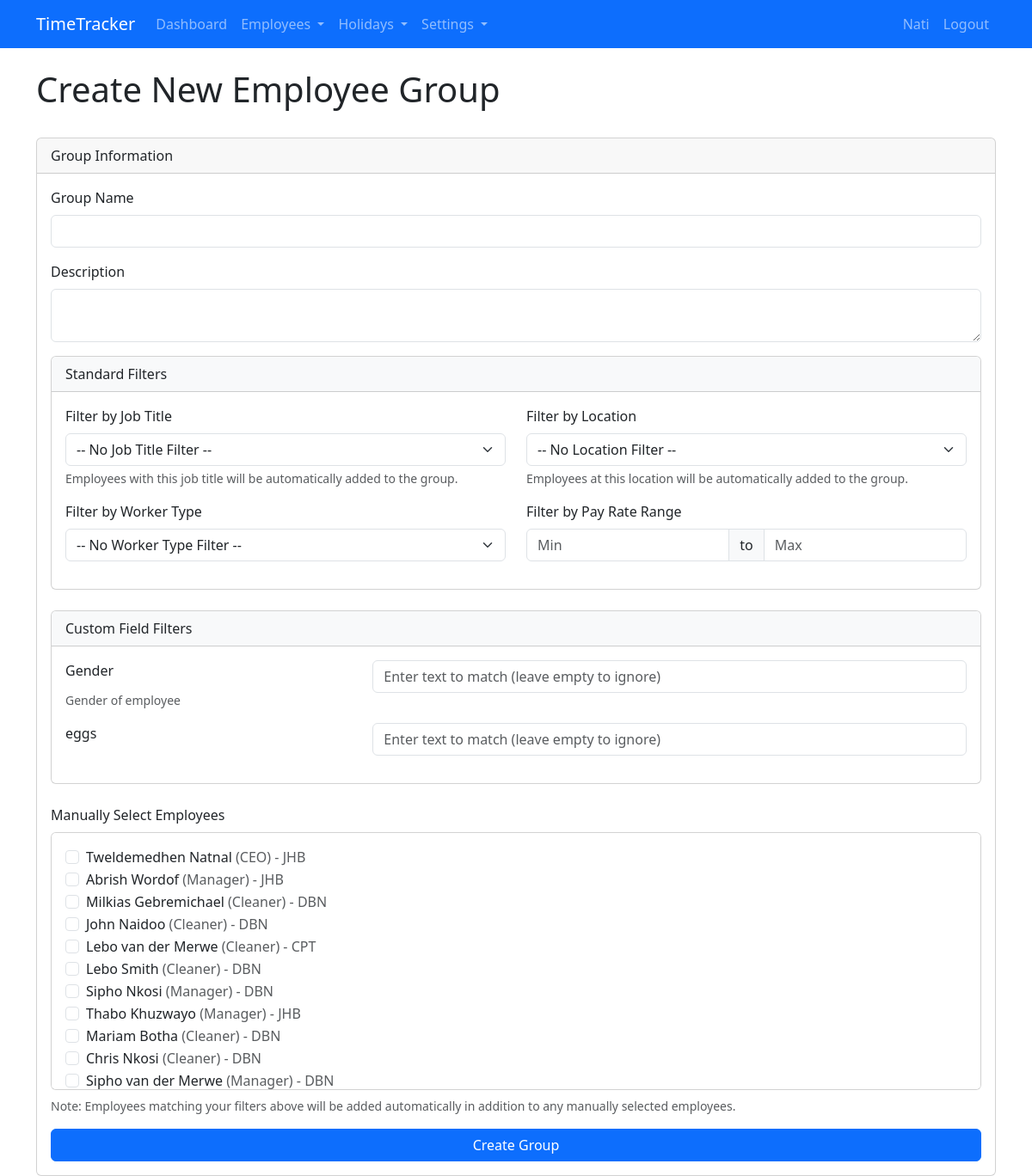
/add_employee_group (signed in), run on the app's committed database.
### app.py (models this page shows, shortened)
class User(UserMixin, db.Model):
    id = db.Column(db.Integer, primary_key=True)
    username = db.Column(db.String(80), unique=True, nullable=False)
    email = db.Column(db.String(120), unique=True, nullable=False)
    password_hash = db.Column(db.String(128))
    is_admin = db.Column(db.Boolean, default=False)
    company_id = db.Column(db.Integer, db.ForeignKey('company.id'))

class CustomField(db.Model):
    id = db.Column(db.Integer, primary_key=True)
    company_id = db.Column(db.Integer, db.ForeignKey('company.id'), nullable=False)
    name = db.Column(db.String(100), nullable=False)
    field_type = db.Column(db.String(50), nullable=False)  # text, number, boolean, date, select
    is_required = db.Column(db.Boolean, default=False)
    description = db.Column(db.Text)
    company = db.relationship('Company', backref='custom_fields')
    __table_args__ = (db.UniqueConstraint('company_id', 'name', name='_company_custom_field_uc'),)

class Employee(db.Model):
    id = db.Column(db.Integer, primary_key=True)
    first_name = db.Column(db.String(50), nullable=False)
    last_name = db.Column(db.String(50), nullable=False)
    email = db.Column(db.String(120), unique=True, nullable=False)
    phone = db.Column(db.String(20))
    hourly_rate = db.Column(db.Float, nullable=False)
    overtime_rate = db.Column(db.Float, nullable=False)
    weekend_rate = db.Column(db.Float, nullable=False)
    additional_info = db.Column(db.Text)
    company_id = db.Column(db.Integer, db.ForeignKey('company.id'), nullable=False)
    job_title_id = db.Column(db.Integer, db.ForeignKey('job_title.id'))
    location_id = db.Column(db.Integer, db.ForeignKey('location.id'))
    rate_function_id = db.Column(db.Integer, db.ForeignKey('rate_function.id'))
    is_sunday_worker = db.Column(db.Boolean, default=False)  # Field for Sunday workers
    is_holiday_worker = db.Column(db.Boolean, default=False)  # Field for holiday workers
    is_night_worker = db.Column(db.Boolean, default=False)  # Field for night shift workers
    night_shift_allowance = db.Column(db.Float, default=0.1)  # Allowance rate for night shifts
    timesheets = db.relationship('Timesheet', backref='employee', lazy=True)
    is_active = db.Column(db.Boolean, default=True)
    work_start_time = db.Column(db.Time, nullable=True)  # Custom start time, NULL means use job title or company default
    work_end_time = db.Column(db.Time, nullable=True)    # Custom end time, NULL means use job title or company default

class JobTitle(db.Model):
    id = db.Column(db.Integer, primary_key=True)
    title = db.Column(db.String(100), nullable=False)
    description = db.Column(db.Text)
    company_id = db.Column(db.Integer, db.ForeignKey('company.id'), nullable=False)
    work_start_time = db.Column(db.Time, nullable=True)  # Custom start time, NULL means use company default
    work_end_time = db.Column(db.Time, nullable=True)    # Custom end time, NULL means use company default
    employees = db.relationship('Employee', backref='job_title', lazy=True)

class Location(db.Model):
    id = db.Column(db.Integer, primary_key=True)
    name = db.Column(db.String(100), nullable=False)
    address = db.Column(db.String(200))
    company_id = db.Column(db.Integer, db.ForeignKey('company.id'), nullable=False)
    employees = db.relationship('Employee', backref='location', lazy=True)

### app.py (the view, shortened to what this page needs)
@app.route('/add_employee_group', methods=['GET', 'POST'])
@login_required
def add_employee_group():
    if not current_user.is_admin:
        flash('Access denied.')
        return redirect(url_for('dashboard'))
    job_titles = JobTitle.query.filter_by(company_id=current_user.company.id).all()
    locations = Location.query.filter_by(company_id=current_user.company.id).all()
    employees = Employee.query.filter_by(company_id=current_user.company.id, is_active=True).all()
    custom_fields = CustomField.query.filter_by(company_id=current_user.company.id).all()
    return render_template('add_employee_group.html',
                          job_titles=job_titles,
                          locations=locations,
                          employees=employees,
                          custom_fields=custom_fields)

### app.py (called while the page is built)
@login_manager.user_loader
def load_user(user_id):
    return User.query.get(int(user_id))

### templates/add_employee_group.html (shortened to what this page needs)
{% extends "base.html" %}
{% block content %}
<div class="row mb-4">
    <div class="col-md-12">
        <h1>Create New Employee Group</h1>
    </div>
</div>
<div class="row">
    <div class="col-md-12">
        <div class="card">
            <div class="card-header">Group Information</div>
            <div class="card-body">
                <form method="POST">
                    <div class="mb-3">
                        <label for="name" class="form-label">Group Name</label>
                        <input type="text" class="form-control" id="name" name="name" required>
                    </div>
                    <div class="mb-3">
                        <label for="description" class="form-label">Description</label>
                        <textarea class="form-control" id="description" name="description" rows="2"></textarea>
                    </div>
                    <div class="card mb-4">
                        <div class="card-header bg-light">Standard Filters</div>
                        <div class="card-body">
                            <div class="row">
                                <div class="col-md-6">
                                    <div class="mb-3">
                                        <label for="job_title_id" class="form-label">Filter by Job Title</label>
                                        <select class="form-select" id="job_title_id" name="job_title_id">
                                            <option value="">-- No Job Title Filter --</option>
                                        </select>
                                        <div class="form-text">Employees with this job title will be automatically added to the group.</div>
                                    </div>
                                </div>
                                <div class="col-md-6">
                                    <div class="mb-3">
                                        <label for="location_id" class="form-label">Filter by Location</label>
                                        <select class="form-select" id="location_id" name="location_id">
                                            <option value="">-- No Location Filter --</option>
                                        </select>
                                        <div class="form-text">Employees at this location will be automatically added to the group.</div>
                                    </div>
                                </div>
                            </div>
                            <div class="row">
                                <div class="col-md-6">
                                    <div class="mb-3">
                                        <label for="worker_type" class="form-label">Filter by Worker Type</label>
                                        <select class="form-select" id="worker_type" name="worker_type">
                                            <option value="">-- No Worker Type Filter --</option>
                                        </select>
                                    </div>
                                </div>
                                <div class="col-md-6">
                                    <div class="mb-3">
                                        <label for="pay_range" class="form-label">Filter by Pay Rate Range</label>
                                        <div class="input-group">
                                            <input type="number" step="0.01" min="0" class="form-control" id="min_rate" name="min_rate" placeholder="Min">
                                            <span class="input-group-text">to</span>
                                            <input type="number" step="0.01" min="0" class="form-control" id="max_rate" name="max_rate" placeholder="Max">
                                        </div>
                                    </div>
                                </div>
                            </div>
                        </div>
                    </div>
                    {% if custom_fields %}
                    <div class="card mb-4">
                        <div class="card-header bg-light">Custom Field Filters</div>
                        <div class="card-body">
                            {% for field in custom_fields %}
                            <div class="row mb-3">
                                <div class="col-md-4">
                                    <label class="form-label">{{ field.name }}</label>
                                    {% if field.description %}
                                    <div class="form-text">{{ field.description }}</div>
                                    {% endif %}
                                </div>
                                <div class="col-md-8">
                                    {% if field.field_type == 'text' %}
                                    <input type="text" class="form-control" name="custom_filter_{{ field.id }}" placeholder="Enter text to match (leave empty to ignore)">
                                    {% elif field.field_type == 'boolean' %}
                                    <select class="form-select" name="custom_filter_{{ field.id }}">
                                        <option value="">Any</option>
                                        <option value="true">Yes</option>
                                        <option value="false">No</option>
                                    </select>
                                    {% elif field.field_type == 'select' %}
                                    <input type="text" class="form-control" name="custom_filter_{{ field.id }}" placeholder="Enter exact value to match">
                                    {% endif %}
                                </div>
                            </div>
                            {% endfor %}
                        </div>
                    </div>
                    {% endif %}
                    <div class="mb-3">
                        <label class="form-label">Manually Select Employees</label>
                        <div class="card p-3" style="max-height: 300px; overflow-y: auto;">
                            {% for employee in employees %}
                            <div class="form-check">
                                <input class="form-check-input" type="checkbox" value="{{ employee.id }}" id="employee_{{ employee.id }}" name="employees">
                                <label class="form-check-label" for="employee_{{ employee.id }}">
                                    {{ employee.first_name }} {{ employee.last_name }}
                                    {% if employee.job_title %}
                                    <span class="text-muted">({{ employee.job_title.title }})</span>
                                    {% endif %}
                                    {% if employee.location %}
                                    <span class="text-muted">- {{ employee.location.name }}</span>
                                    {% endif %}
                                </label>
                            </div>
                            {% endfor %}
                        </div>
                        <div class="form-text mt-2">Note: Employees matching your filters above will be added automatically in addition to any manually selected employees.</div>
                    </div>
                    <div class="d-grid">
                        <button type="submit" class="btn btn-primary">Create Group</button>
                    </div>
                </form>
            </div>
        </div>
    </div>
</div>
{% endblock %}

### templates/base.html (shortened to what this page needs)
<!DOCTYPE html>
<html lang="en">
<head>
    <link href="https://cdn.jsdelivr.net/npm/bootstrap@5.3.0-alpha1/dist/css/bootstrap.min.css" rel="stylesheet">
    <link href="https://cdnjs.cloudflare.com/ajax/libs/font-awesome/6.0.0/css/all.min.css" rel="stylesheet">
</head>
<body>
    <nav class="navbar navbar-expand-lg navbar-dark bg-primary">
        <div class="container">
            <a class="navbar-brand" href="{{ url_for('index') }}">TimeTracker</a>
            <div class="collapse navbar-collapse" id="navbarNav">
                <ul class="navbar-nav me-auto">
                    {% if current_user.is_authenticated %}
                    <li class="nav-item">
                        <a class="nav-link" href="{{ url_for('dashboard') }}">Dashboard</a>
                    </li>
                    {% if current_user.is_admin %}
                    <li class="nav-item dropdown">
                        <a class="nav-link dropdown-toggle" href="#" id="employeesDropdown" role="button" data-bs-toggle="dropdown" aria-expanded="false">
                            Employees
                        </a>
                    </li>
                    <li class="nav-item dropdown">
                        <a class="nav-link dropdown-toggle" href="#" id="holidaysDropdown" role="button" data-bs-toggle="dropdown" aria-expanded="false">
                            Holidays
                        </a>
                    </li>
                    <li class="nav-item dropdown">
                        <a class="nav-link dropdown-toggle" href="#" id="settingsDropdown" role="button" data-bs-toggle="dropdown" aria-expanded="false">
                            Settings
                        </a>
                    </li>
                    {% endif %}
                    {% endif %}
                </ul>
                <ul class="navbar-nav">
                    {% if current_user.is_authenticated %}
                    <li class="nav-item">
                        <span class="nav-link">{{ current_user.username }}</span>
                    </li>
                    <li class="nav-item">
                        <a class="nav-link" href="{{ url_for('logout') }}">Logout</a>
                    </li>
                    {% endif %}
                </ul>
            </div>
        </div>
    </nav>
    <div class="container mt-4">
        {% block content %}{% endblock %}
    </div>
</body>
</html>

### data on the page
User: username "Nati"
CustomField: name "Gender", description "Gender of employee"
CustomField: name "eggs"
Employee: first_name "Tweldemedhen", last_name "Natnal", job_title "CEO", location.name "JHB"
Employee: first_name "Abrish", last_name "Wordof", job_title "Manager", location.name "JHB"
Employee: first_name "Milkias", last_name "Gebremichael", job_title "Cleaner", location.name "DBN"
Employee: first_name "John", last_name "Naidoo", job_title "Cleaner", location.name "DBN"
Employee: first_name "Lebo", last_name "van der Merwe", job_title "Cleaner", location.name "CPT"
Employee: first_name "Lebo", last_name "Smith", job_title "Cleaner", location.name "DBN"
Employee: first_name "Sipho", last_name "Nkosi", job_title "Manager", location.name "DBN"
Employee: first_name "Thabo", last_name "Khuzwayo", job_title "Manager", location.name "JHB"
Employee: first_name "Mariam", last_name "Botha", job_title "Cleaner", location.name "DBN"
Employee: first_name "Chris", last_name "Nkosi", job_title "Cleaner", location.name "DBN"
Employee: first_name "Sipho", last_name "van der Merwe", job_title "Manager", location.name "DBN"
